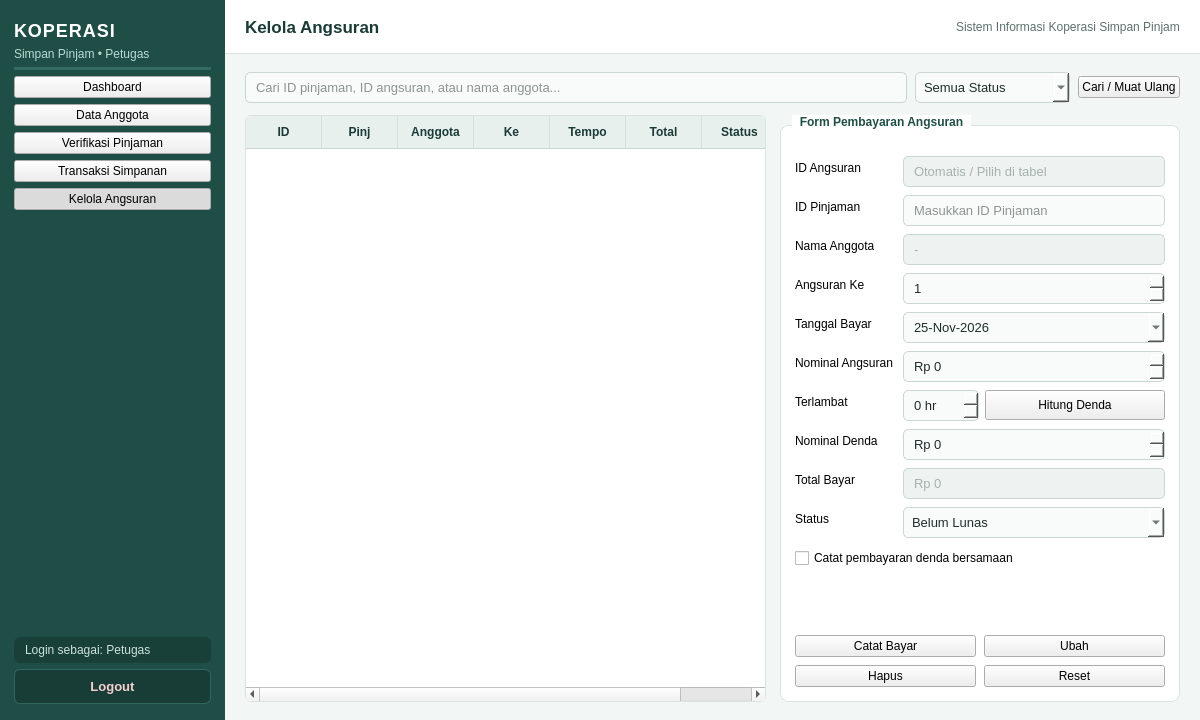
<?xml version="1.0" encoding="UTF-8"?>
<ui version="4.0">
 <class>PetugasKelolaAngsuranWindow</class>
 <widget class="QMainWindow" name="PetugasKelolaAngsuranWindow">
  <property name="geometry">
   <rect>
    <x>0</x>
    <y>0</y>
    <width>1200</width>
    <height>720</height>
   </rect>
  </property>
  <property name="minimumSize">
   <size>
    <width>1024</width>
    <height>640</height>
   </size>
  </property>
  <property name="windowTitle">
   <string>Sistem Informasi Koperasi Simpan Pinjam - Kelola Angsuran</string>
  </property>
  <property name="styleSheet">
   <string notr="true">QMainWindow, QWidget#centralwidget {
    background-color: #F2F6F5;
    font-family: "Segoe UI", "Helvetica Neue", Arial, sans-serif;
    color: #1E2D2B;
    font-size: 13px;
}

/* Sidebar */
QFrame#frameSidebar {
    background-color: #1F4E46;
    border: none;
}

QLabel#lblAppTitle {
    color: #FFFFFF;
    font-size: 18px;
    font-weight: bold;
    letter-spacing: 1px;
}

QLabel#lblAppSubtitle {
    color: #B8DAD2;
    font-size: 12px;
}

QLabel#lblUserInfo {
    color: #CBE2DC;
    font-size: 12px;
    padding: 6px 8px;
    background-color: #193F39;
    border-radius: 6px;
}

QPushButton[navButton="true"] {
    background-color: transparent;
    color: #E2F0EC;
    border: none;
    border-radius: 6px;
    text-align: left;
    padding: 10px 14px;
    font-size: 13px;
    font-weight: 500;
}

QPushButton[navButton="true"]:hover {
    background-color: #296359;
    color: #FFFFFF;
}

QPushButton[navButton="true"]:checked {
    background-color: #2E7D6F;
    color: #FFFFFF;
    font-weight: bold;
    border-left: 4px solid #A7E3D4;
}

QPushButton#btnLogout {
    background-color: #183D37;
    color: #F5D0D0;
    border: 1px solid #30665D;
    border-radius: 6px;
    padding: 9px 14px;
    font-size: 13px;
    font-weight: bold;
}

QPushButton#btnLogout:hover {
    background-color: #991B1B;
    color: #FFFFFF;
    border-color: #991B1B;
}

/* Header Bar */
QFrame#frameHeader {
    background-color: #FFFFFF;
    border-bottom: 1px solid #D9E4E1;
}

QLabel#lblPageTitle {
    color: #1B3B36;
    font-size: 17px;
    font-weight: bold;
}

QLabel#lblHeaderInfo {
    color: #5C706C;
    font-size: 12px;
}

/* Cards &amp; GroupBoxes */
QFrame[statCard="true"] {
    background-color: #FFFFFF;
    border: 1px solid #D9E4E1;
    border-top: 3px solid #266D61;
    border-radius: 8px;
}

QLabel[statTitle="true"] {
    color: #5C706C;
    font-size: 12px;
    font-weight: bold;
}

QLabel[statValue="true"] {
    color: #1B3B36;
    font-size: 20px;
    font-weight: bold;
}

QGroupBox {
    background-color: #FFFFFF;
    border: 1px solid #D9E4E1;
    border-radius: 8px;
    margin-top: 10px;
    padding-top: 14px;
    font-weight: bold;
    color: #1B3B36;
}

QGroupBox::title {
    subcontrol-origin: margin;
    left: 12px;
    padding: 0 6px;
    background-color: #FFFFFF;
    color: #1F4E46;
}

/* Inputs */
QLineEdit, QComboBox, QDateEdit, QSpinBox, QDoubleSpinBox, QPlainTextEdit {
    background-color: #F9FBFA;
    border: 1px solid #C8D7D3;
    border-radius: 5px;
    padding: 6px 8px;
    color: #1E2D2B;
    font-size: 13px;
}

QLineEdit:focus, QComboBox:focus, QDateEdit:focus, QSpinBox:focus, QDoubleSpinBox:focus, QPlainTextEdit:focus {
    border: 1px solid #2A7B6F;
    background-color: #FFFFFF;
}

QLineEdit:read-only, QPlainTextEdit:read-only {
    background-color: #EEF3F1;
    color: #5C706C;
}

/* Tables */
QTableWidget {
    background-color: #FFFFFF;
    alternate-background-color: #F6FAF8;
    border: 1px solid #D9E4E1;
    border-radius: 6px;
    gridline-color: #E6EEEC;
    selection-background-color: #D2EBE5;
    selection-color: #14332E;
}

QHeaderView::section {
    background-color: #E7F0ED;
    color: #1B3B36;
    padding: 7px 8px;
    border: none;
    border-right: 1px solid #D3E0DC;
    border-bottom: 1px solid #C8D7D3;
    font-weight: bold;
    font-size: 12px;
}

/* Action Buttons */
QPushButton[btnType="primary"] {
    background-color: #266D61;
    color: #FFFFFF;
    border: none;
    border-radius: 5px;
    padding: 7px 14px;
    font-weight: bold;
}

QPushButton[btnType="primary"]:hover {
    background-color: #1F5B51;
}

QPushButton[btnType="secondary"] {
    background-color: #2A6F8E;
    color: #FFFFFF;
    border: none;
    border-radius: 5px;
    padding: 7px 14px;
    font-weight: bold;
}

QPushButton[btnType="secondary"]:hover {
    background-color: #215973;
}

QPushButton[btnType="danger"] {
    background-color: #C24141;
    color: #FFFFFF;
    border: none;
    border-radius: 5px;
    padding: 7px 14px;
    font-weight: bold;
}

QPushButton[btnType="danger"]:hover {
    background-color: #9E3030;
}

QPushButton[btnType="neutral"] {
    background-color: #EDF3F1;
    color: #2B423E;
    border: 1px solid #C8D7D3;
    border-radius: 5px;
    padding: 7px 14px;
}

QPushButton[btnType="neutral"]:hover {
    background-color: #DFEAE6;
}</string>
  </property>
  <widget class="QWidget" name="centralwidget">
   <layout class="QHBoxLayout" name="layoutRoot">
    <property name="spacing">
     <number>0</number>
    </property>
    <property name="leftMargin">
     <number>0</number>
    </property>
    <property name="topMargin">
     <number>0</number>
    </property>
    <property name="rightMargin">
     <number>0</number>
    </property>
    <property name="bottomMargin">
     <number>0</number>
    </property>
    <item>
     <widget class="QFrame" name="frameSidebar">
      <property name="minimumSize">
       <size>
        <width>225</width>
        <height>0</height>
       </size>
      </property>
      <property name="maximumSize">
       <size>
        <width>225</width>
        <height>16777215</height>
       </size>
      </property>
      <property name="frameShape">
       <enum>QFrame::NoFrame</enum>
      </property>
      <layout class="QVBoxLayout" name="layoutSidebar">
       <property name="spacing">
        <number>6</number>
       </property>
       <property name="leftMargin">
        <number>14</number>
       </property>
       <property name="topMargin">
        <number>20</number>
       </property>
       <property name="rightMargin">
        <number>14</number>
       </property>
       <property name="bottomMargin">
        <number>16</number>
       </property>
       <item>
        <widget class="QLabel" name="lblAppTitle">
         <property name="text">
          <string>KOPERASI</string>
         </property>
        </widget>
       </item>
       <item>
        <widget class="QLabel" name="lblAppSubtitle">
         <property name="text">
          <string>Simpan Pinjam • Petugas</string>
         </property>
        </widget>
       </item>
       <item>
        <widget class="Line" name="lineSidebarTop">
         <property name="styleSheet">
          <string notr="true">background-color: #346B61; max-height: 1px; border: none; margin-top: 6px; margin-bottom: 8px;</string>
         </property>
         <property name="orientation">
          <enum>Qt::Horizontal</enum>
         </property>
        </widget>
       </item>
       <item>
        <widget class="QPushButton" name="btnNavDashboard">
         <property name="text">
          <string>Dashboard</string>
         </property>
         <property name="checkable">
          <bool>true</bool>
         </property>
         <property name="autoExclusive">
          <bool>true</bool>
         </property>
         <property name="navButton" stdset="0">
          <bool>true</bool>
         </property>
        </widget>
       </item>
       <item>
        <widget class="QPushButton" name="btnNavAnggota">
         <property name="text">
          <string>Data Anggota</string>
         </property>
         <property name="checkable">
          <bool>true</bool>
         </property>
         <property name="autoExclusive">
          <bool>true</bool>
         </property>
         <property name="navButton" stdset="0">
          <bool>true</bool>
         </property>
        </widget>
       </item>
       <item>
        <widget class="QPushButton" name="btnNavVerifikasi">
         <property name="text">
          <string>Verifikasi Pinjaman</string>
         </property>
         <property name="checkable">
          <bool>true</bool>
         </property>
         <property name="autoExclusive">
          <bool>true</bool>
         </property>
         <property name="navButton" stdset="0">
          <bool>true</bool>
         </property>
        </widget>
       </item>
       <item>
        <widget class="QPushButton" name="btnNavSimpanan">
         <property name="text">
          <string>Transaksi Simpanan</string>
         </property>
         <property name="checkable">
          <bool>true</bool>
         </property>
         <property name="autoExclusive">
          <bool>true</bool>
         </property>
         <property name="navButton" stdset="0">
          <bool>true</bool>
         </property>
        </widget>
       </item>
       <item>
        <widget class="QPushButton" name="btnNavAngsuran">
         <property name="text">
          <string>Kelola Angsuran</string>
         </property>
         <property name="checkable">
          <bool>true</bool>
         </property>
         <property name="checked">
          <bool>true</bool>
         </property>
         <property name="autoExclusive">
          <bool>true</bool>
         </property>
         <property name="navButton" stdset="0">
          <bool>true</bool>
         </property>
        </widget>
       </item>
       <item>
        <spacer name="spacerSidebar">
         <property name="orientation">
          <enum>Qt::Vertical</enum>
         </property>
         <property name="sizeHint" stdset="0">
          <size>
           <width>20</width>
           <height>40</height>
          </size>
         </property>
        </spacer>
       </item>
       <item>
        <widget class="QLabel" name="lblUserInfo">
         <property name="text">
          <string>Login sebagai: Petugas</string>
         </property>
        </widget>
       </item>
       <item>
        <widget class="QPushButton" name="btnLogout">
         <property name="text">
          <string>Logout</string>
         </property>
        </widget>
       </item>
      </layout>
     </widget>
    </item>
    <item>
     <layout class="QVBoxLayout" name="layoutContent">
      <property name="spacing">
       <number>0</number>
      </property>
      <item>
       <widget class="QFrame" name="frameHeader">
        <property name="minimumSize">
         <size>
          <width>0</width>
          <height>54</height>
         </size>
        </property>
        <property name="maximumSize">
         <size>
          <width>16777215</width>
          <height>54</height>
         </size>
        </property>
        <property name="frameShape">
         <enum>QFrame::NoFrame</enum>
        </property>
        <layout class="QHBoxLayout" name="layoutHeader">
         <property name="leftMargin">
          <number>20</number>
         </property>
         <property name="rightMargin">
          <number>20</number>
         </property>
         <item>
          <widget class="QLabel" name="lblPageTitle">
           <property name="text">
            <string>Kelola Angsuran</string>
           </property>
          </widget>
         </item>
         <item>
          <spacer name="spacerHeader">
           <property name="orientation">
            <enum>Qt::Horizontal</enum>
           </property>
           <property name="sizeHint" stdset="0">
            <size>
             <width>40</width>
             <height>20</height>
            </size>
           </property>
          </spacer>
         </item>
         <item>
          <widget class="QLabel" name="lblHeaderInfo">
           <property name="text">
            <string>Sistem Informasi Koperasi Simpan Pinjam</string>
           </property>
          </widget>
         </item>
        </layout>
       </widget>
      </item>
      <item>
        <!-- PAGE 4: KELOLA ANGSURAN -->
        <widget class="QWidget" name="pageKelolaAngsuran">
         <layout class="QVBoxLayout" name="layoutAngsuran">
          <property name="spacing">
           <number>12</number>
          </property>
          <property name="leftMargin">
           <number>20</number>
          </property>
          <property name="topMargin">
           <number>18</number>
          </property>
          <property name="rightMargin">
           <number>20</number>
          </property>
          <property name="bottomMargin">
           <number>18</number>
          </property>
          <item>
           <layout class="QHBoxLayout" name="layoutAngsuranToolbar">
            <property name="spacing">
             <number>8</number>
            </property>
            <item>
             <widget class="QLineEdit" name="txtCariAngsuran">
              <property name="placeholderText">
               <string>Cari ID pinjaman, ID angsuran, atau nama anggota...</string>
              </property>
             </widget>
            </item>
            <item>
             <widget class="QComboBox" name="cmbFilterStatusAngsuran">
              <property name="minimumSize">
               <size>
                <width>155</width>
                <height>0</height>
               </size>
              </property>
              <item>
               <property name="text">
                <string>Semua Status</string>
               </property>
              </item>
              <item>
               <property name="text">
                <string>Belum Lunas</string>
               </property>
              </item>
              <item>
               <property name="text">
                <string>Lunas</string>
               </property>
              </item>
              <item>
               <property name="text">
                <string>Terlambat</string>
               </property>
              </item>
             </widget>
            </item>
            <item>
             <widget class="QPushButton" name="btnRefreshAngsuran">
              <property name="text">
               <string>Cari / Muat Ulang</string>
              </property>
              <property name="btnType" stdset="0">
               <string>neutral</string>
              </property>
             </widget>
            </item>
           </layout>
          </item>
          <item>
           <layout class="QHBoxLayout" name="layoutAngsuranBody">
            <property name="spacing">
             <number>14</number>
            </property>
            <item>
             <widget class="QTableWidget" name="tblAngsuran">
              <property name="editTriggers">
               <set>QAbstractItemView::NoEditTriggers</set>
              </property>
              <property name="alternatingRowColors">
               <bool>true</bool>
              </property>
              <property name="selectionMode">
               <enum>QAbstractItemView::SingleSelection</enum>
              </property>
              <property name="selectionBehavior">
               <enum>QAbstractItemView::SelectRows</enum>
              </property>
              <attribute name="horizontalHeaderDefaultSectionSize">
               <number>76</number>
              </attribute>
              <attribute name="horizontalHeaderStretchLastSection">
               <bool>true</bool>
              </attribute>
              <column>
               <property name="text">
                <string>ID</string>
               </property>
              </column>
              <column>
               <property name="text">
                <string>Pinj</string>
               </property>
              </column>
              <column>
               <property name="text">
                <string>Anggota</string>
               </property>
              </column>
              <column>
               <property name="text">
                <string>Ke</string>
               </property>
              </column>
              <column>
               <property name="text">
                <string>Tempo</string>
               </property>
              </column>
              <column>
               <property name="text">
                <string>Total</string>
               </property>
              </column>
              <column>
               <property name="text">
                <string>Status</string>
               </property>
              </column>
             </widget>
            </item>
            <item>
             <widget class="QGroupBox" name="grpFormAngsuran">
              <property name="minimumSize">
               <size>
                <width>375</width>
                <height>0</height>
               </size>
              </property>
              <property name="maximumSize">
               <size>
                <width>400</width>
                <height>16777215</height>
               </size>
              </property>
              <property name="title">
               <string>Form Pembayaran Angsuran</string>
              </property>
              <layout class="QVBoxLayout" name="layoutFormAngsuranWrap">
               <property name="spacing">
                <number>10</number>
               </property>
               <property name="leftMargin">
                <number>14</number>
               </property>
               <property name="topMargin">
                <number>16</number>
               </property>
               <property name="rightMargin">
                <number>14</number>
               </property>
               <property name="bottomMargin">
                <number>14</number>
               </property>
               <item>
                <layout class="QFormLayout" name="formAngsuran">
                 <property name="verticalSpacing">
                  <number>8</number>
                 </property>
                 <item row="0" column="0">
                  <widget class="QLabel" name="lblAngsId">
                   <property name="text">
                    <string>ID Angsuran</string>
                   </property>
                  </widget>
                 </item>
                 <item row="0" column="1">
                  <widget class="QLineEdit" name="txtAngsuranId">
                   <property name="readOnly">
                    <bool>true</bool>
                   </property>
                   <property name="placeholderText">
                    <string>Otomatis / Pilih di tabel</string>
                   </property>
                  </widget>
                 </item>
                 <item row="1" column="0">
                  <widget class="QLabel" name="lblAngsIdPinj">
                   <property name="text">
                    <string>ID Pinjaman</string>
                   </property>
                  </widget>
                 </item>
                 <item row="1" column="1">
                  <widget class="QLineEdit" name="txtAngsuranIdPinjaman">
                   <property name="placeholderText">
                    <string>Masukkan ID Pinjaman</string>
                   </property>
                  </widget>
                 </item>
                 <item row="2" column="0">
                  <widget class="QLabel" name="lblAngsNama">
                   <property name="text">
                    <string>Nama Anggota</string>
                   </property>
                  </widget>
                 </item>
                 <item row="2" column="1">
                  <widget class="QLineEdit" name="txtAngsuranNamaAnggota">
                   <property name="readOnly">
                    <bool>true</bool>
                   </property>
                   <property name="placeholderText">
                    <string>-</string>
                   </property>
                  </widget>
                 </item>
                 <item row="3" column="0">
                  <widget class="QLabel" name="lblAngsKe">
                   <property name="text">
                    <string>Angsuran Ke</string>
                   </property>
                  </widget>
                 </item>
                 <item row="3" column="1">
                  <widget class="QSpinBox" name="spnAngsuranKe">
                   <property name="minimum">
                    <number>1</number>
                   </property>
                   <property name="maximum">
                    <number>120</number>
                   </property>
                  </widget>
                 </item>
                 <item row="4" column="0">
                  <widget class="QLabel" name="lblAngsTglBayar">
                   <property name="text">
                    <string>Tanggal Bayar</string>
                   </property>
                  </widget>
                 </item>
                 <item row="4" column="1">
                  <widget class="QDateEdit" name="dateBayarAngsuran">
                   <property name="date">
                    <date>
                     <year>2026</year>
                     <month>11</month>
                     <day>25</day>
                    </date>
                   </property>
                   <property name="displayFormat">
                    <string>dd-MMM-yyyy</string>
                   </property>
                   <property name="calendarPopup">
                    <bool>true</bool>
                   </property>
                  </widget>
                 </item>
                 <item row="5" column="0">
                  <widget class="QLabel" name="lblAngsNominal">
                   <property name="text">
                    <string>Nominal Angsuran</string>
                   </property>
                  </widget>
                 </item>
                 <item row="5" column="1">
                  <widget class="QDoubleSpinBox" name="spnNominalPokokBunga">
                   <property name="prefix">
                    <string>Rp </string>
                   </property>
                   <property name="decimals">
                    <number>0</number>
                   </property>
                   <property name="maximum">
                    <double>1000000000.000000000000000</double>
                   </property>
                   <property name="singleStep">
                    <double>50000.000000000000000</double>
                   </property>
                  </widget>
                 </item>
                 <item row="6" column="0">
                  <widget class="QLabel" name="lblAngsTerlambat">
                   <property name="text">
                    <string>Terlambat</string>
                   </property>
                  </widget>
                 </item>
                 <item row="6" column="1">
                  <layout class="QHBoxLayout" name="layoutHitungDenda">
                   <property name="spacing">
                    <number>6</number>
                   </property>
                   <item>
                    <widget class="QSpinBox" name="spnHariTerlambat">
                     <property name="maximumSize">
                      <size>
                       <width>76</width>
                       <height>16777215</height>
                      </size>
                     </property>
                     <property name="suffix">
                      <string> hr</string>
                     </property>
                     <property name="maximum">
                      <number>365</number>
                     </property>
                    </widget>
                   </item>
                   <item>
                    <widget class="QPushButton" name="btnHitungDenda">
                     <property name="styleSheet">
                      <string notr="true">padding: 7px 10px;</string>
                     </property>
                     <property name="text">
                      <string>Hitung Denda</string>
                     </property>
                     <property name="btnType" stdset="0">
                      <string>secondary</string>
                     </property>
                    </widget>
                   </item>
                  </layout>
                 </item>
                 <item row="7" column="0">
                  <widget class="QLabel" name="lblAngsDenda">
                   <property name="text">
                    <string>Nominal Denda</string>
                   </property>
                  </widget>
                 </item>
                 <item row="7" column="1">
                  <widget class="QDoubleSpinBox" name="spnNominalDenda">
                   <property name="prefix">
                    <string>Rp </string>
                   </property>
                   <property name="decimals">
                    <number>0</number>
                   </property>
                   <property name="maximum">
                    <double>100000000.000000000000000</double>
                   </property>
                  </widget>
                 </item>
                 <item row="8" column="0">
                  <widget class="QLabel" name="lblAngsTotal">
                   <property name="text">
                    <string>Total Bayar</string>
                   </property>
                  </widget>
                 </item>
                 <item row="8" column="1">
                  <widget class="QLineEdit" name="txtTotalBayarAngsuran">
                   <property name="readOnly">
                    <bool>true</bool>
                   </property>
                   <property name="placeholderText">
                    <string>Rp 0</string>
                   </property>
                  </widget>
                 </item>
                 <item row="9" column="0">
                  <widget class="QLabel" name="lblAngsStatus">
                   <property name="text">
                    <string>Status</string>
                   </property>
                  </widget>
                 </item>
                 <item row="9" column="1">
                  <widget class="QComboBox" name="cmbStatusAngsuran">
                   <item>
                    <property name="text">
                     <string>Belum Lunas</string>
                    </property>
                   </item>
                   <item>
                    <property name="text">
                     <string>Lunas</string>
                    </property>
                   </item>
                   <item>
                    <property name="text">
                     <string>Terlambat</string>
                    </property>
                   </item>
                  </widget>
                 </item>
                </layout>
               </item>
               <item>
                <widget class="QCheckBox" name="chkBayarDenda">
                 <property name="text">
                  <string>Catat pembayaran denda bersamaan</string>
                 </property>
                </widget>
               </item>
               <item>
                <spacer name="spacerFormAngsuran">
                 <property name="orientation">
                  <enum>Qt::Vertical</enum>
                 </property>
                 <property name="sizeHint" stdset="0">
                  <size>
                   <width>20</width>
                   <height>8</height>
                  </size>
                 </property>
                </spacer>
               </item>
               <item>
                <layout class="QGridLayout" name="layoutAngsuranButtons">
                 <property name="spacing">
                  <number>8</number>
                 </property>
                 <item row="0" column="0">
                  <widget class="QPushButton" name="btnCatatAngsuran">
                   <property name="text">
                    <string>Catat Bayar</string>
                   </property>
                   <property name="btnType" stdset="0">
                    <string>primary</string>
                   </property>
                  </widget>
                 </item>
                 <item row="0" column="1">
                  <widget class="QPushButton" name="btnUbahAngsuran">
                   <property name="text">
                    <string>Ubah</string>
                   </property>
                   <property name="btnType" stdset="0">
                    <string>secondary</string>
                   </property>
                  </widget>
                 </item>
                 <item row="1" column="0">
                  <widget class="QPushButton" name="btnHapusAngsuran">
                   <property name="text">
                    <string>Hapus</string>
                   </property>
                   <property name="btnType" stdset="0">
                    <string>danger</string>
                   </property>
                  </widget>
                 </item>
                 <item row="1" column="1">
                  <widget class="QPushButton" name="btnResetAngsuran">
                   <property name="text">
                    <string>Reset</string>
                   </property>
                   <property name="btnType" stdset="0">
                    <string>neutral</string>
                   </property>
                  </widget>
                 </item>
                </layout>
               </item>
              </layout>
             </widget>
            </item>
           </layout>
          </item>
         </layout>
        </widget>
      </item>
     </layout>
    </item>
   </layout>
  </widget>
 </widget>
 <resources/>
 <connections/>
</ui>
